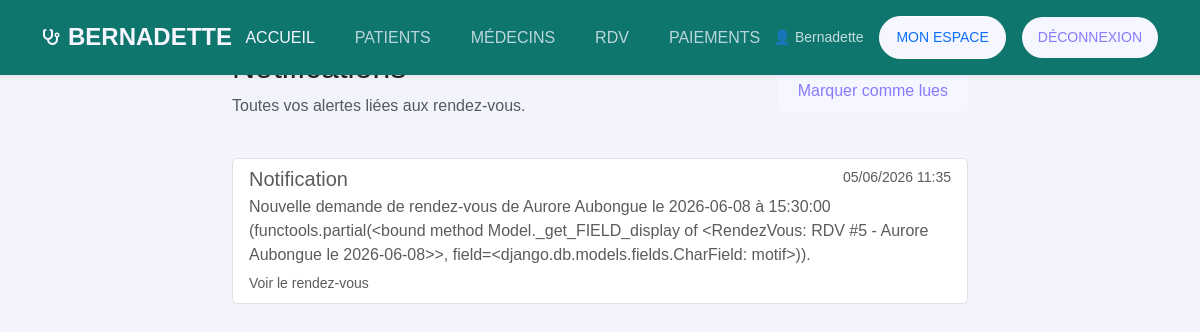
The page /rdv/notifications/ (signed in) on the database as committed earlier.
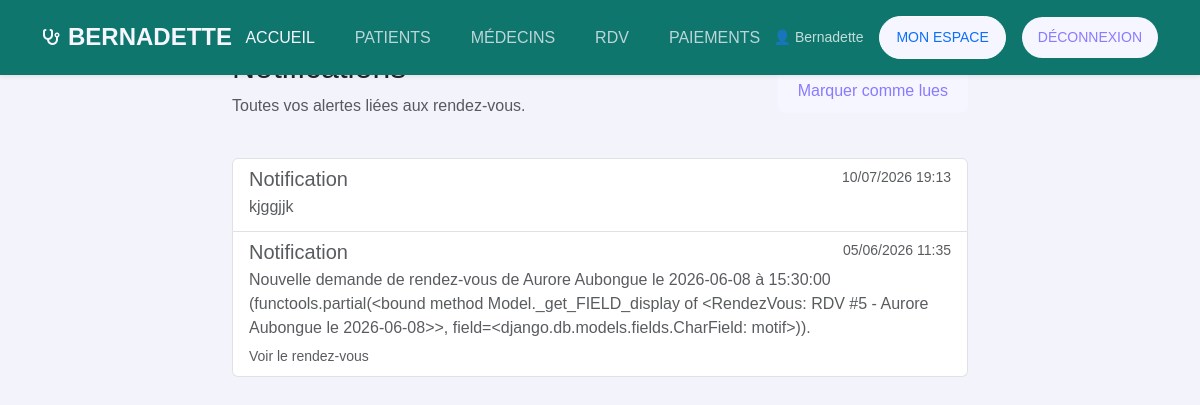
The same page on the database as committed later.
### rdv/models.py (models this page shows, shortened)
class Notification(models.Model):
    recipient = models.ForeignKey(User, on_delete=models.CASCADE, related_name='notifications')
    rdv = models.ForeignKey(RendezVous, on_delete=models.CASCADE, related_name='notifications', null=True, blank=True)
    message = models.CharField(max_length=255)
    url = models.CharField(max_length=255, blank=True, null=True)
    is_read = models.BooleanField(default=False)
    created_at = models.DateTimeField(auto_now_add=True)
    class Meta:
        verbose_name = 'Notification'
        verbose_name_plural = 'Notifications'
        ordering = ['-created_at']

### rdv/views.py (the view)
# urls.py: path('notifications/', views.notifications, name='notifications'),
@login_required
def notifications(request):
    notif_list = request.user.notifications.order_by('-created_at')
    if request.method == 'POST':
        notif_list.filter(is_read=False).update(is_read=True)
        messages.success(request, "Toutes les notifications ont été marquées comme lues.")
        return redirect('rdv:notifications')
    return render(request, 'rdv/notifications.html', {'notifications': notif_list})

### rdv/context_processors.py (called while the page is built)
def notifications(request):
    if isinstance(request.user, AnonymousUser):
        return {}
    unread_count = request.user.notifications.filter(is_read=False).count()
    return {
        'notification_unread_count': unread_count,
    }

### rdv/templates/rdv/notifications.html (shortened to what this page needs)
{% extends 'base.html' %}
{% block content %}
<div class="container mt-5">
    <div class="row justify-content-center">
        <div class="col-lg-8">
            <div class="d-flex justify-content-between align-items-center mb-4">
                <div>
                    <h2>Notifications</h2>
                    <p class="text-muted">Toutes vos alertes liées aux rendez-vous.</p>
                </div>
                <form method="post" class="m-0">
                    <button type="submit" class="btn btn-outline-primary">Marquer comme lues</button>
                </form>
            </div>
            {% if notifications %}
                <div class="list-group">
                    {% for notification in notifications %}
                        <a href="{{ notification.url }}" class="list-group-item list-group-item-action {% if not notification.is_read %}list-group-item-warning{% endif %}">
                            <div class="d-flex w-100 justify-content-between">
                                <h5 class="mb-1">{% if not notification.is_read %}<strong>Nouveau</strong>{% else %}Notification{% endif %}</h5>
                                <small>{{ notification.created_at|date:"d/m/Y H:i" }}</small>
                            </div>
                            <p class="mb-1">{{ notification.message }}</p>
                            {% if notification.url %}
                                <small class="text-muted">Voir le rendez-vous</small>
                            {% endif %}
                        </a>
                    {% endfor %}
                </div>
            {% else %}
                <div class="alert alert-info">Vous n'avez pas de notifications pour le moment.</div>
            {% endif %}
        </div>
    </div>
</div>
{% endblock %}

### templates/base.html (shortened to what this page needs)
{% load static %}
<!DOCTYPE html>
<html lang="fr">
<head>
    <link href="{% static 'css/bootstrap.min.css' %}" rel="stylesheet">
    <link href="https://cdn.jsdelivr.net/npm/bootstrap-icons@1.11.1/font/bootstrap-icons.css" rel="stylesheet">
    <link rel="stylesheet" href="{% static 'css/style.css' %}">
    <link rel="stylesheet" href="https://cdnjs.cloudflare.com/ajax/libs/font-awesome/6.4.0/css/all.min.css">
</head>
<body>
    <header>
        <nav class="navbar main-nav fixed-top py-3 navbar-expand-lg shadow-sm" style="background-color: #0f766e;">
            <div class="container d-flex justify-content-between align-items-center">
                <div class="d-flex align-items-center gap-2 brand-logo">
                    <i class="fa-solid fa-stethoscope" style="color: #14b8a6;"></i>
                    <h4 class="fw-bold m-0 Logo" style="color: #ffffff;">BERNADETTE</h4>
                </div>
                {% if user.is_authenticated %}
                <ul class="navbar-nav d-none d-lg-flex flex-row gap-4">
                    <li class="nav-item"><a class="nav-link text-white fw-medium opacity-90" href="/">ACCUEIL</a></li>
                    <li class="nav-item"><a class="nav-link text-white fw-medium opacity-75" href="/patients/">PATIENTS</a></li>
                    <li class="nav-item"><a class="nav-link text-white fw-medium opacity-75" href="/medecins/">MÉDECINS</a></li>
                    <li class="nav-item"><a class="nav-link text-white fw-medium opacity-75" href="/rdv/">RDV</a></li>
                    <li class="nav-item"><a class="nav-link text-white fw-medium opacity-75" href="/paiements/">PAIEMENTS</a></li>
                </ul>
                {% endif %}
                <div class="d-none d-lg-flex align-items-center gap-3">
                    {% if user.is_authenticated %}
                        <span class="text-white small opacity-75">👤 {{ user.username }}</span>
                        <a href="/comptes/" class="btn btn-sm px-3 text-primary rounded-pill border-white border">MON ESPACE</a>
                        <a href="/comptes/logout/" class="btn btn-danger btn-sm px-3 rounded-pill">DÉCONNEXION</a>
                    {% else %}
                        <a href="/comptes/login/" class="btn btn-sm px-4 text-dark fw-bold rounded-pill" style="background-color: #14b8a6; border: none;">CONNEXION</a>
                    {% endif %}
                </div>
            </div>
        </nav>
    </header>
    {% block content %}{% endblock %}
</body>
</html>

### static/css/style.css (style rules this page uses)
:root { --primary: #4e4bff; --blueMid: #8a7aff; --light: #f5f6ff; }
body { background: #f3f4fb; font-family: "Poppins", Arial; }
.btn { background: var(--light); color: var(--blueMid); border: none; border-radius: 8px; padding: 10px 20px; font-weight: 500; transition: 0.3s; }
.main-nav { transition: 0.3s ease; background: transparent; }
.nav-link { color: var(--light) !important; font-weight: 500; }
.brand-logo i { color: var(--light) !important; }
.brand-logo h4 { color: var(--light) !important; }

Rows that differ between the two databases and show on the page:
added Notification: is_read "Notification", created_at "10/07/2026 19:13", message "kjggjjk"
